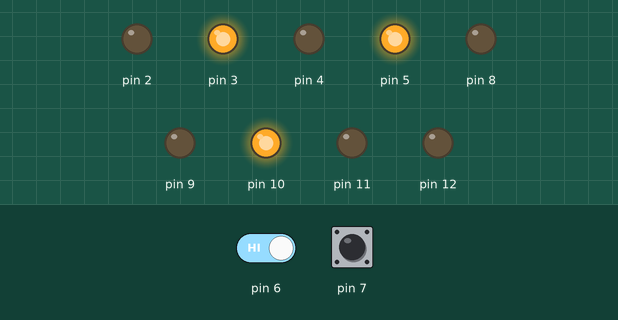
Recording of a sketch running on a simulated Arduino Uno, built with avr-gcc and run on an emulated ATmega328P. Shown: output pins drawn as LEDs (lit = HIGH). The test bench sets the inputs (shaded band); at power-on: pin 6 HIGH, pin 7 HIGH. What the sketch prints to the serial monitor is not drawn.

Above: at 0.1 s.
At 21.4 s:
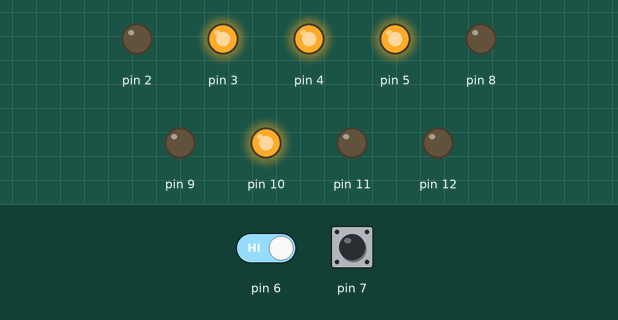
21.5 s: pin 6 driven LOW
At 26.1 s:
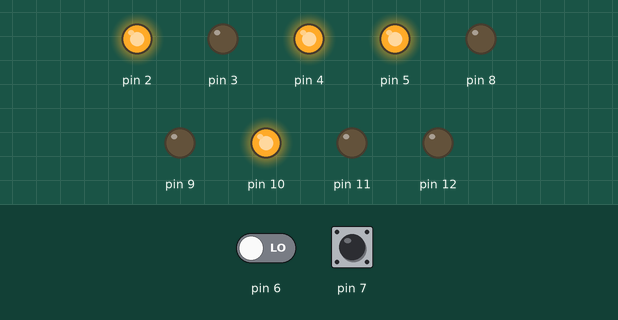
Timing chart, 0 to 41.5 s (numbered marks = the images above; inputs shaded):
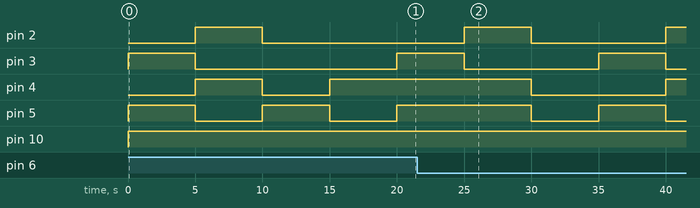

The sketch:

robot_movements.ino
```cpp
void setup() {
  // put your setup code here, to run once:
pinMode(2,OUTPUT);
pinMode(3,OUTPUT);
pinMode(4,OUTPUT);
pinMode(5,OUTPUT);
pinMode(6,INPUT);
pinMode(7,INPUT);
pinMode(8,OUTPUT);
pinMode(9,OUTPUT);
pinMode(10,OUTPUT);
pinMode(11,OUTPUT);
pinMode(12,OUTPUT);
Serial.begin(9600);

}

void loop() {
  // put your main code here, to run repeatedly:

Serial.println(digitalRead(6));
Serial.println(digitalRead(7));
digitalWrite(9,LOW);
digitalWrite(10,HIGH);
digitalWrite(2,LOW);
digitalWrite(3,HIGH);
digitalWrite(4,LOW);
digitalWrite(5,HIGH);//FORWARD
delay(5000);
digitalWrite(2,HIGH);
digitalWrite(3,LOW);
digitalWrite(4,HIGH);
digitalWrite(5,LOW);//BACKWARD
delay(5000);
digitalWrite(2,LOW);
digitalWrite(3,LOW);
digitalWrite(5,HIGH);
digitalWrite(4,LOW);//LEFT(OR RIGHT ANY ONE)
delay(5000);
digitalWrite(2,LOW);
digitalWrite(3,LOW);
digitalWrite(4,HIGH);
digitalWrite(5,LOW);//BACKLEFT(OR BACKRIGHT)
delay(5000);
digitalWrite(2,LOW);
digitalWrite(3,HIGH);
digitalWrite(4,HIGH);
digitalWrite(5,HIGH);//RIGHT(OR LEFT)
delay(5000);
digitalWrite(3,LOW);
digitalWrite(2,HIGH);
digitalWrite(4,HIGH);
digitalWrite(5,HIGH);
delay(5000);
digitalWrite(3,LOW);
digitalWrite(2,LOW);
digitalWrite(4,LOW);
digitalWrite(5,LOW);
delay(5000);

if((digitalRead(6)==0)&&(digitalRead(7)==0))
{
digitalWrite(2,LOW);
digitalWrite(3,HIGH);
digitalWrite(4,LOW);
digitalWrite(5,HIGH);
}
else if((digitalRead(6)==1)&&(digitalRead(7)==0))
{digitalWrite(2,LOW);
digitalWrite(3,HIGH);
digitalWrite(4,HIGH);
digitalWrite(5,HIGH);//RIGHT(OR LEFT)
}
else if((digitalRead(6)==0)&&(digitalRead(7)==1))
{
digitalWrite(2,LOW);
digitalWrite(3,LOW);
digitalWrite(5,HIGH);
digitalWrite(4,LOW);//LEFT(OR RIGHT ANY ONE)
}
else if((digitalRead(6)==1)&&(digitalRead(7)==1))
{
digitalWrite(3,LOW);
digitalWrite(2,LOW);
digitalWrite(4,LOW);
digitalWrite(5,LOW);
}


}
```

Measured:
- by itself, pin 5: alternates HIGH for 5.0 s and LOW for 5.0 s
